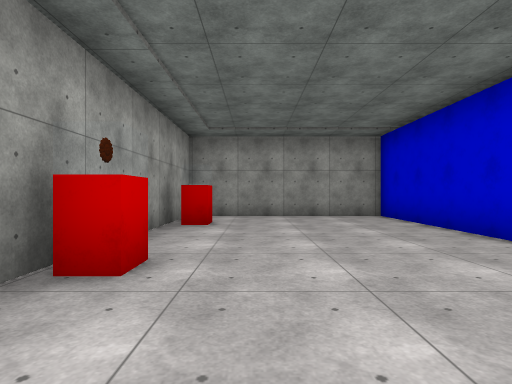
View 1 (above)

12 first-person views from a walk through a 3-D level made in the Unity game engine. The camera is 1.3 m above the floor, looks level and sees 80° across. The floor is counted in squares, 2 m on a side. Each view is taken from the middle of a square. On the plan, view 1 faces up. The plan holds only what a view shows up to about 10 squares ahead; the rest is blank. Surface patterns are stand-ins for the level's own textures.

View 2
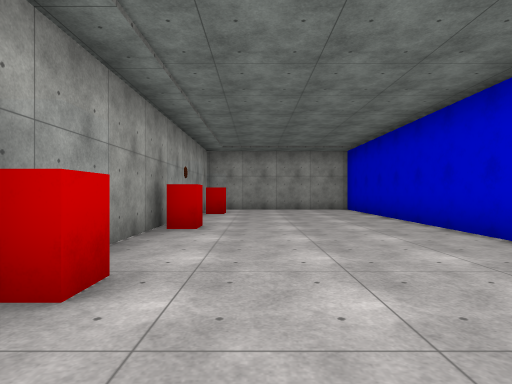

View 3
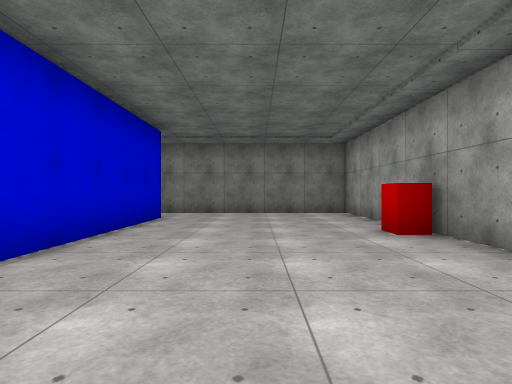

View 4
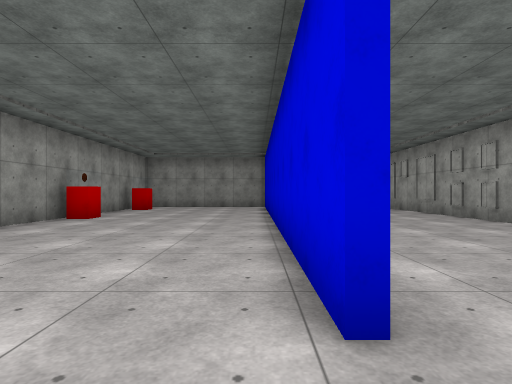

View 5
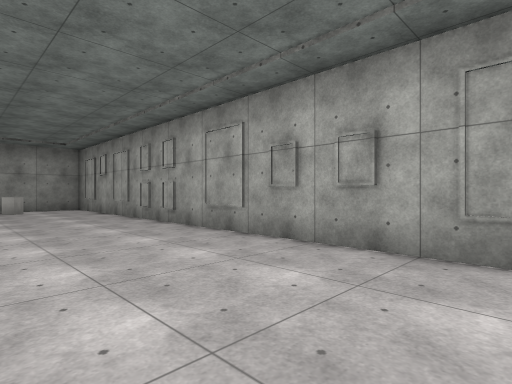

View 6
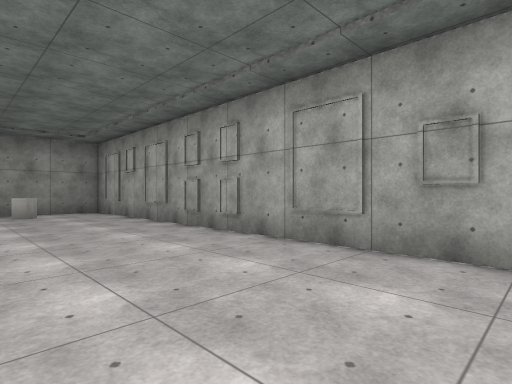

View 7
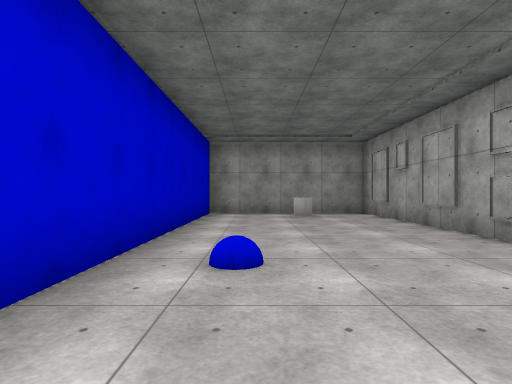

View 8
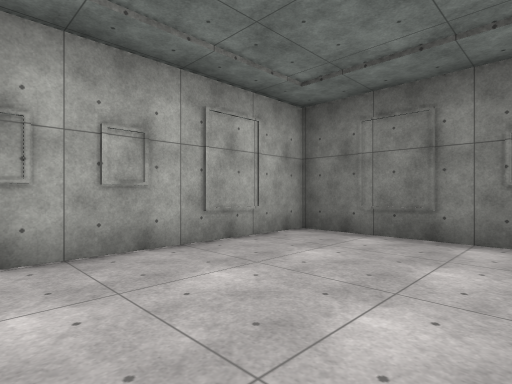

View 9
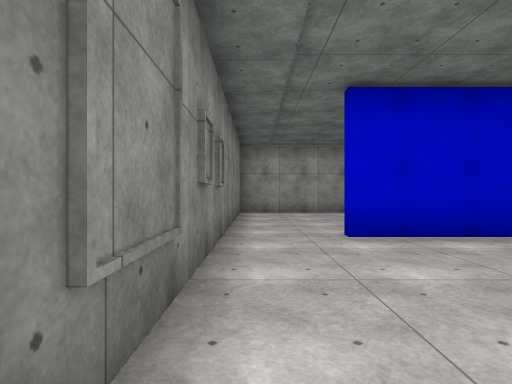

View 10
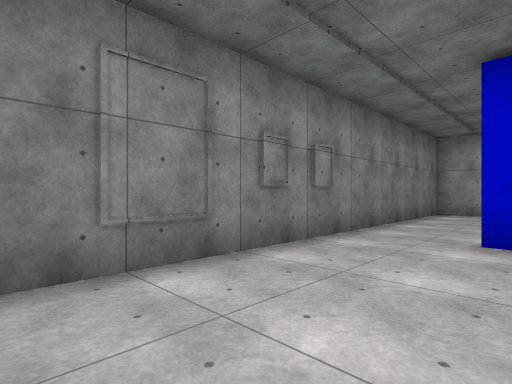

View 11
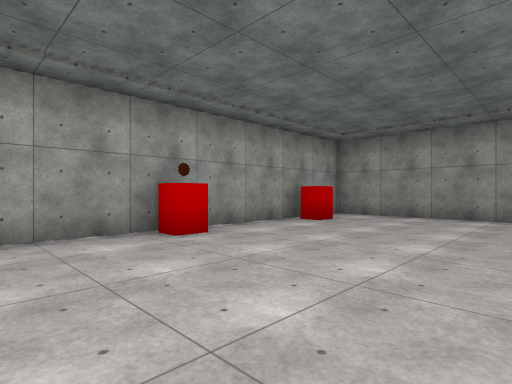

View 12
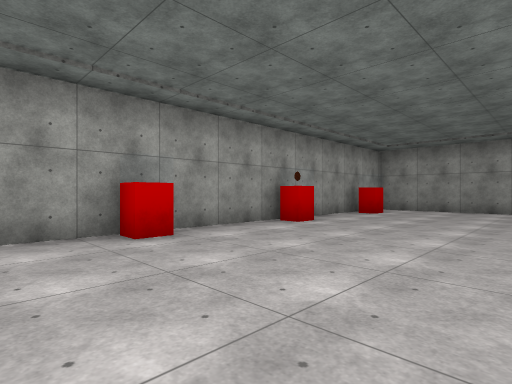

### Floor plan
Points are (right, up) in squares from view 1. A wall is a line through its corners. A room is listed if a view was taken in it or the views show most of it. See-through windows are left out.
Room 1 (views 1, 2, 3, 4, 11, 12)
walls: (-1.1, 3) (-1.1, 2.4) (-1.6, 2.4); (-1.8, -0.6) (-1.1, -0.6) (-1.1, -1.2) (-1.8, -1.2); (3.4, -3.8) (3.4, 8.4); (-0.9, 6.6) (-0.9, 6) (-1.5, 6); (4.1, 8.3) (-1.8, 8.3) (-1.8, -5.5) (3.6, -5.5)
ways out: opening at (4, -4.5) to room 2
Room 2 (views 5, 6, 7, 8, 9, 10)
walls: (3.6, -1.2) (3.6, -3.8); (3.6, -5.5) (8.3, -5.5) (8.3, 8.3) (4.1, 8.3); (3.6, 8.2) (3.6, 0.6)
ways out: opening at (4, -4.5) to room 1
objects: cylinder (6, 7)

Where each view was taken, in squares from view 1:
view 1: 0 up, 0 right, facing up
view 2: 3 down, 0 right, facing up
view 3: 4 up, 1 right, facing down
view 4: 5 down, 3 right, facing up
view 5: 4 down, 5 right, facing up-right
view 6: 2 down, 5 right, facing up-right
view 7: 1 down, 5 right, facing up
view 8: 1 down, 5 right, facing down-right
view 9: 5 down, 8 right, facing left
view 10: 3 down, 8 right, facing down-left
view 11: 0 up, 3 right, facing up-left
view 12: 3 down, 3 right, facing up-left
